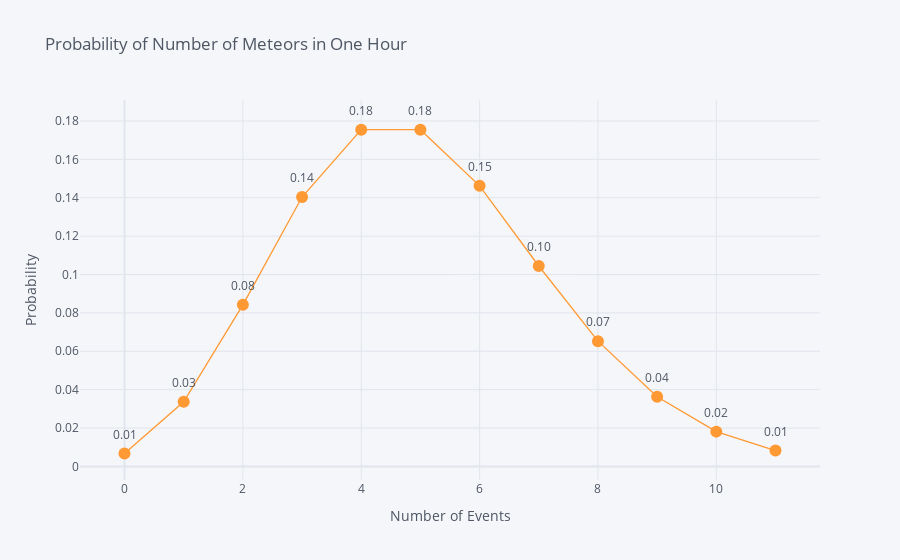

The notebook cell saved with this chart:
### Code cell
plot_pdf(ns, p_n, title='Probability of Number of Meteors in One Hour')

### Figure 1 — Plotly figure (JSON) as saved in the notebook; plotly's stock layout.template omitted (floating-point values rounded to 4 significant figures)
{"data": [{"line": {"color": "rgba(255, 153, 51, 1.0)", "dash": "solid", "shape": "linear", "width": 1.3}, "marker": {"size": 12, "symbol": "circle"}, "mode": "markers+lines", "name": "y", "text": "", "type": "scatter", "x": [0, 1, 2, 3, 4, 5, 6, 7, 8, 9, 10, 11], "y": [0.006738, 0.03369, 0.08422, 0.1404, 0.1755, 0.1755, 0.1462, 0.1044, 0.06528, 0.03627, 0.01813, 0.008242]}], "layout": {"annotations": [{"arrowcolor": "#9499A3", "arrowhead": 7, "ax": 0, "ay": -100, "font": {"color": "#4D5663", "size": 12}, "hovertext": "", "opacity": 1, "showarrow": false, "text": "0.01", "textangle": 0, "x": 0, "xref": "x", "y": 0.01674, "yref": "y"}, {"arrowcolor": "#9499A3", "arrowhead": 7, "ax": 0, "ay": -100, "font": {"color": "#4D5663", "size": 12}, "hovertext": "", "opacity": 1, "showarrow": false, "text": "0.03", "textangle": 0, "x": 1, "xref": "x", "y": 0.04369, "yref": "y"}, {"arrowcolor": "#9499A3", "arrowhead": 7, "ax": 0, "ay": -100, "font": {"color": "#4D5663", "size": 12}, "hovertext": "", "opacity": 1, "showarrow": false, "text": "0.08", "textangle": 0, "x": 2, "xref": "x", "y": 0.09422, "yref": "y"}, {"arrowcolor": "#9499A3", "arrowhead": 7, "ax": 0, "ay": -100, "font": {"color": "#4D5663", "size": 12}, "hovertext": "", "opacity": 1, "showarrow": false, "text": "0.14", "textangle": 0, "x": 3, "xref": "x", "y": 0.1504, "yref": "y"}, {"arrowcolor": "#9499A3", "arrowhead": 7, "ax": 0, "ay": -100, "font": {"color": "#4D5663", "size": 12}, "hovertext": "", "opacity": 1, "showarrow": false, "text": "0.18", "textangle": 0, "x": 4, "xref": "x", "y": 0.1855, "yref": "y"}, {"arrowcolor": "#9499A3", "arrowhead": 7, "ax": 0, "ay": -100, "font": {"color": "#4D5663", "size": 12}, "hovertext": "", "opacity": 1, "showarrow": false, "text": "0.18", "textangle": 0, "x": 5, "xref": "x", "y": 0.1855, "yref": "y"}, {"arrowcolor": "#9499A3", "arrowhead": 7, "ax": 0, "ay": -100, "font": {"color": "#4D5663", "size": 12}, "hovertext": "", "opacity": 1, "showarrow": false, "text": "0.15", "textangle": 0, "x": 6, "xref": "x", "y": 0.1562, "yref": "y"}, {"arrowcolor": "#9499A3", "arrowhead": 7, "ax": 0, "ay": -100, "font": {"color": "#4D5663", "size": 12}, "hovertext": "", "opacity": 1, "showarrow": false, "text": "0.10", "textangle": 0, "x": 7, "xref": "x", "y": 0.1144, "yref": "y"}, {"arrowcolor": "#9499A3", "arrowhead": 7, "ax": 0, "ay": -100, "font": {"color": "#4D5663", "size": 12}, "hovertext": "", "opacity": 1, "showarrow": false, "text": "0.07", "textangle": 0, "x": 8, "xref": "x", "y": 0.07528, "yref": "y"}, {"arrowcolor": "#9499A3", "arrowhead": 7, "ax": 0, "ay": -100, "font": {"color": "#4D5663", "size": 12}, "hovertext": "", "opacity": 1, "showarrow": false, "text": "0.04", "textangle": 0, "x": 9, "xref": "x", "y": 0.04627, "yref": "y"}, {"arrowcolor": "#9499A3", "arrowhead": 7, "ax": 0, "ay": -100, "font": {"color": "#4D5663", "size": 12}, "hovertext": "", "opacity": 1, "showarrow": false, "text": "0.02", "textangle": 0, "x": 10, "xref": "x", "y": 0.02813, "yref": "y"}, {"arrowcolor": "#9499A3", "arrowhead": 7, "ax": 0, "ay": -100, "font": {"color": "#4D5663", "size": 12}, "hovertext": "", "opacity": 1, "showarrow": false, "text": "0.01", "textangle": 0, "x": 11, "xref": "x", "y": 0.01824, "yref": "y"}], "legend": {"bgcolor": "#F5F6F9", "font": {"color": "#4D5663"}}, "paper_bgcolor": "#F5F6F9", "plot_bgcolor": "#F5F6F9", "title": {"font": {"color": "#4D5663"}, "text": "Probability of Number of Meteors in One Hour"}, "xaxis": {"gridcolor": "#E1E5ED", "showgrid": true, "tickfont": {"color": "#4D5663"}, "title": {"font": {"color": "#4D5663"}, "text": "Number of Events"}, "zerolinecolor": "#E1E5ED"}, "yaxis": {"gridcolor": "#E1E5ED", "showgrid": true, "tickfont": {"color": "#4D5663"}, "title": {"font": {"color": "#4D5663"}, "text": "Probability"}, "zerolinecolor": "#E1E5ED"}}}
